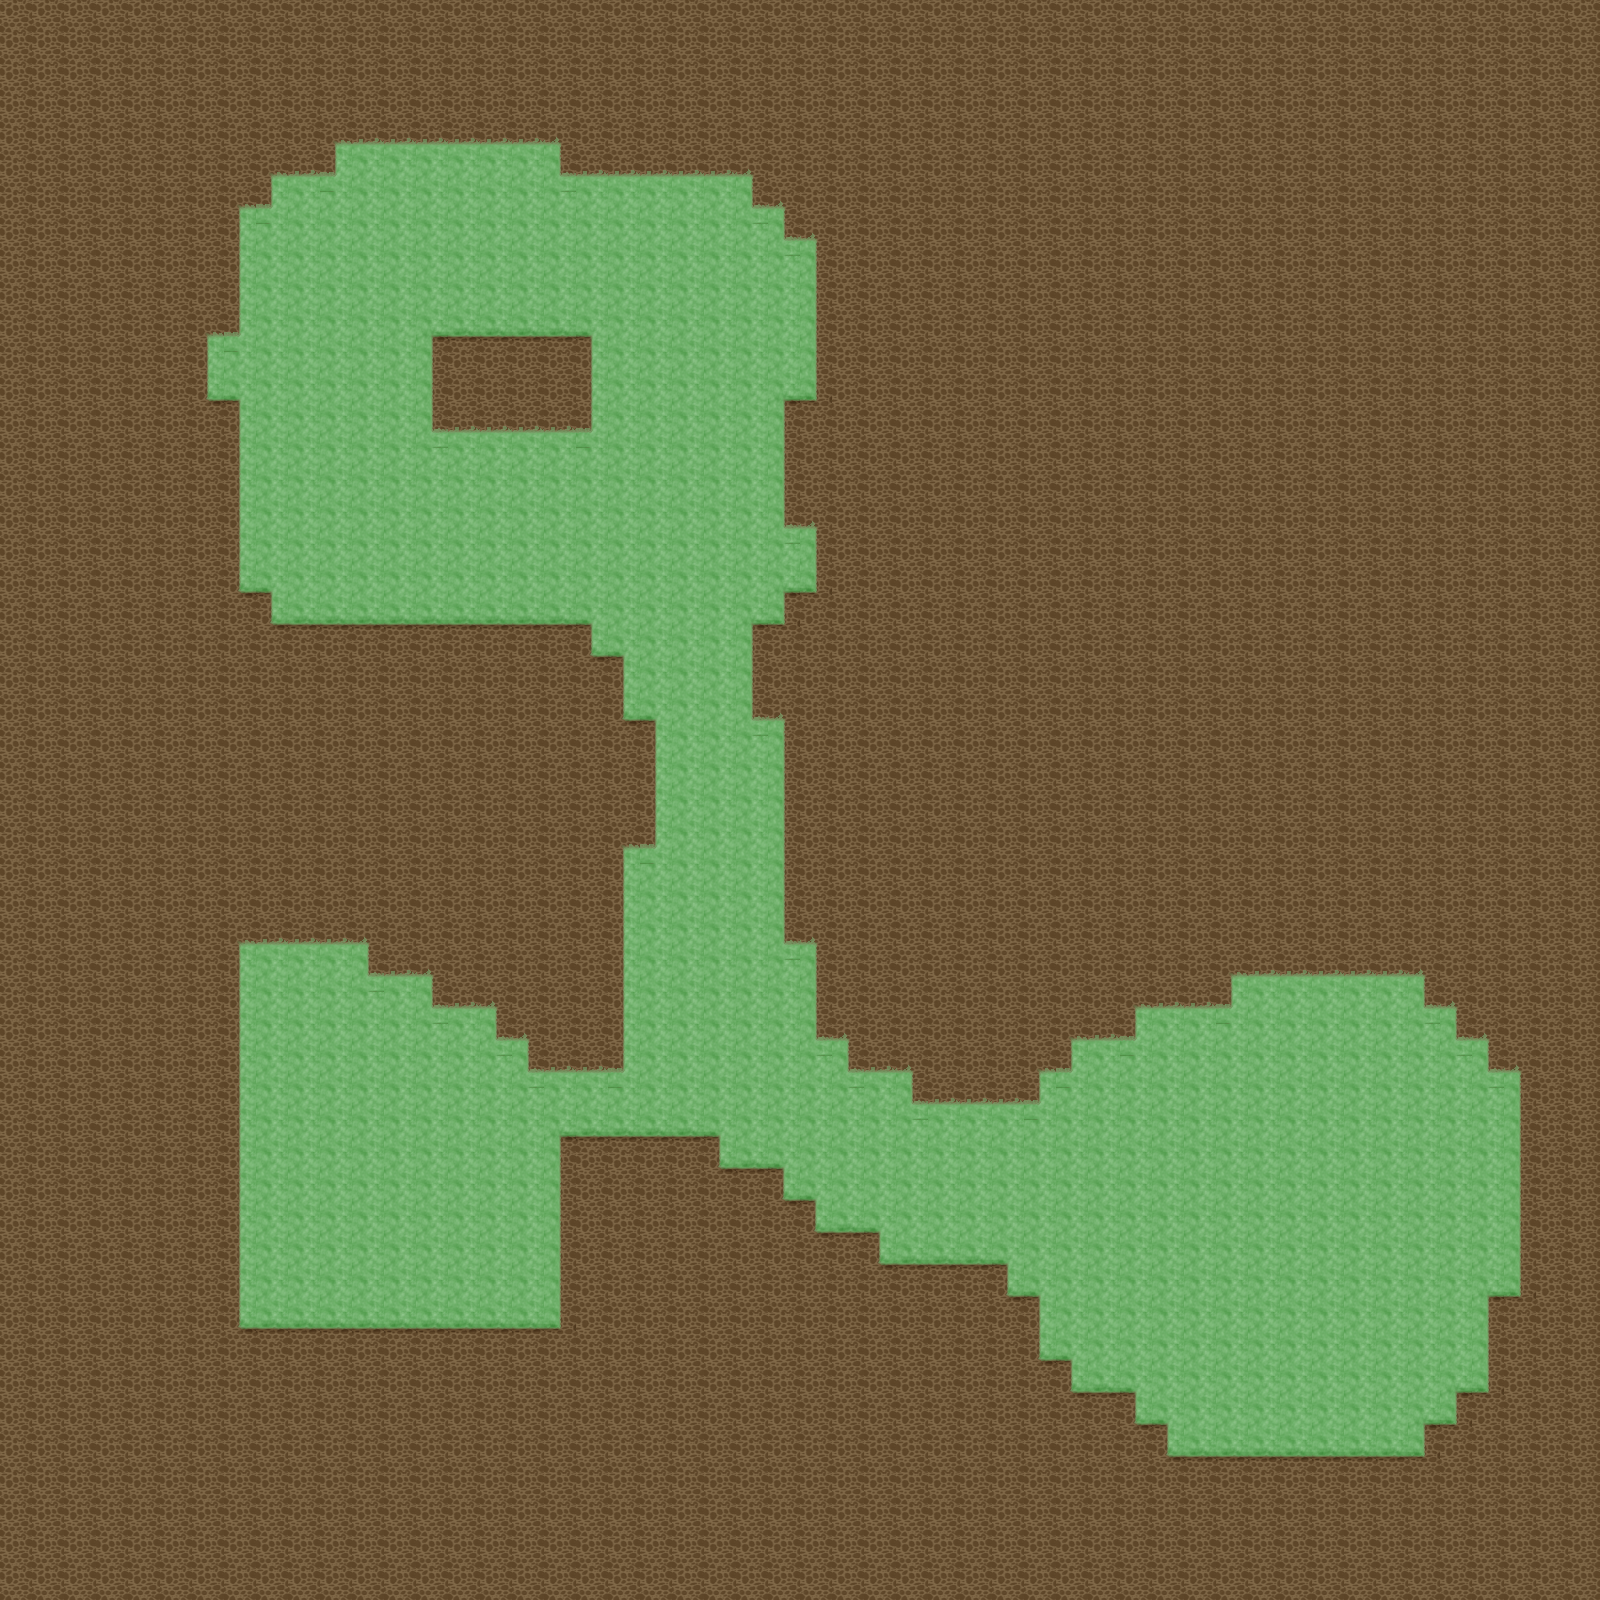

Tiled map render using the project's own tile images. Description and the whole map definition, tile-layer contents included, below:
An orthogonal 50x50 tile map with 32x32 px tiles, 1 tile layer (Terrain).

<map version="1.5" tiledversion="1.7.2" orientation="orthogonal" renderorder="right-down" width="50" height="50" tilewidth="32" tileheight="32" infinite="0" nextlayerid="4" nextobjectid="1">
 <tileset firstgid="1" source="../tilesets/grass_walls.tsx" />
 <layer id="1" name="Terrain" width="50" height="50">
  <data encoding="csv">
7,7,7,7,7,7,7,7,7,7,7,7,7,7,7,7,7,7,7,7,7,7,7,7,7,7,7,7,7,7,7,7,7,7,7,7,7,7,7,7,7,7,7,7,7,7,7,7,7,7,
7,7,7,7,7,7,7,7,7,7,7,7,7,7,7,7,7,7,7,7,7,7,7,7,7,7,7,7,7,7,7,7,7,7,7,7,7,7,7,7,7,7,7,7,7,7,7,7,7,7,
7,7,7,7,7,7,7,7,7,7,7,7,7,7,7,7,7,7,7,7,7,7,7,7,7,7,7,7,7,7,7,7,7,7,7,7,7,7,7,7,7,7,7,7,7,7,7,7,7,7,
7,7,7,7,7,7,7,7,7,7,7,7,7,7,7,7,7,7,7,7,7,7,7,7,7,7,7,7,7,7,7,7,7,7,7,7,7,7,7,7,7,7,7,7,7,7,7,7,7,7,
7,7,7,7,7,7,7,7,7,7,2,3,3,3,3,3,3,4,7,7,7,7,7,7,7,7,7,7,7,7,7,7,7,7,7,7,7,7,7,7,7,7,7,7,7,7,7,7,7,7,
7,7,7,7,7,7,7,7,2,3,12,9,9,9,9,9,9,11,3,3,3,3,3,4,7,7,7,7,7,7,7,7,7,7,7,7,7,7,7,7,7,7,7,7,7,7,7,7,7,7,
7,7,7,7,7,7,7,2,12,9,9,9,9,9,9,9,9,9,9,9,9,9,9,11,4,7,7,7,7,7,7,7,7,7,7,7,7,7,7,7,7,7,7,7,7,7,7,7,7,7,
7,7,7,7,7,7,7,8,9,9,9,9,9,9,9,9,9,9,9,9,9,9,9,9,11,4,7,7,7,7,7,7,7,7,7,7,7,7,7,7,7,7,7,7,7,7,7,7,7,7,
7,7,7,7,7,7,7,8,9,9,9,9,9,9,9,9,9,9,9,9,9,9,9,9,9,10,7,7,7,7,7,7,7,7,7,7,7,7,7,7,7,7,7,7,7,7,7,7,7,7,
7,7,7,7,7,7,7,8,9,9,9,9,9,9,9,9,9,9,9,9,9,9,9,9,9,10,7,7,7,7,7,7,7,7,7,7,7,7,7,7,7,7,7,7,7,7,7,7,7,7,
7,7,7,7,7,7,2,12,9,9,9,9,9,5,15,15,15,15,6,9,9,9,9,9,9,10,7,7,7,7,7,7,7,7,7,7,7,7,7,7,7,7,7,7,7,7,7,7,7,7,
7,7,7,7,7,7,8,9,9,9,9,9,9,10,7,7,7,7,8,9,9,9,9,9,9,10,7,7,7,7,7,7,7,7,7,7,7,7,7,7,7,7,7,7,7,7,7,7,7,7,
7,7,7,7,7,7,14,6,9,9,9,9,9,10,7,7,7,7,8,9,9,9,9,9,5,16,7,7,7,7,7,7,7,7,7,7,7,7,7,7,7,7,7,7,7,7,7,7,7,7,
7,7,7,7,7,7,7,8,9,9,9,9,9,11,3,3,3,3,12,9,9,9,9,9,10,7,7,7,7,7,7,7,7,7,7,7,7,7,7,7,7,7,7,7,7,7,7,7,7,7,
7,7,7,7,7,7,7,8,9,9,9,9,9,9,9,9,9,9,9,9,9,9,9,9,10,7,7,7,7,7,7,7,7,7,7,7,7,7,7,7,7,7,7,7,7,7,7,7,7,7,
7,7,7,7,7,7,7,8,9,9,9,9,9,9,9,9,9,9,9,9,9,9,9,9,10,7,7,7,7,7,7,7,7,7,7,7,7,7,7,7,7,7,7,7,7,7,7,7,7,7,
7,7,7,7,7,7,7,8,9,9,9,9,9,9,9,9,9,9,9,9,9,9,9,9,11,4,7,7,7,7,7,7,7,7,7,7,7,7,7,7,7,7,7,7,7,7,7,7,7,7,
7,7,7,7,7,7,7,8,9,9,9,9,9,9,9,9,9,9,9,9,9,9,9,9,9,10,7,7,7,7,7,7,7,7,7,7,7,7,7,7,7,7,7,7,7,7,7,7,7,7,
7,7,7,7,7,7,7,14,6,9,9,9,9,9,9,9,9,9,9,9,9,9,9,9,5,16,7,7,7,7,7,7,7,7,7,7,7,7,7,7,7,7,7,7,7,7,7,7,7,7,
7,7,7,7,7,7,7,7,14,15,15,15,15,15,15,15,15,15,6,9,9,9,9,5,16,7,7,7,7,7,7,7,7,7,7,7,7,7,7,7,7,7,7,7,7,7,7,7,7,7,
7,7,7,7,7,7,7,7,7,7,7,7,7,7,7,7,7,7,14,6,9,9,9,10,7,7,7,7,7,7,7,7,7,7,7,7,7,7,7,7,7,7,7,7,7,7,7,7,7,7,
7,7,7,7,7,7,7,7,7,7,7,7,7,7,7,7,7,7,7,8,9,9,9,10,7,7,7,7,7,7,7,7,7,7,7,7,7,7,7,7,7,7,7,7,7,7,7,7,7,7,
7,7,7,7,7,7,7,7,7,7,7,7,7,7,7,7,7,7,7,14,6,9,9,11,4,7,7,7,7,7,7,7,7,7,7,7,7,7,7,7,7,7,7,7,7,7,7,7,7,7,
7,7,7,7,7,7,7,7,7,7,7,7,7,7,7,7,7,7,7,7,8,9,9,9,10,7,7,7,7,7,7,7,7,7,7,7,7,7,7,7,7,7,7,7,7,7,7,7,7,7,
7,7,7,7,7,7,7,7,7,7,7,7,7,7,7,7,7,7,7,7,8,9,9,9,10,7,7,7,7,7,7,7,7,7,7,7,7,7,7,7,7,7,7,7,7,7,7,7,7,7,
7,7,7,7,7,7,7,7,7,7,7,7,7,7,7,7,7,7,7,7,8,9,9,9,10,7,7,7,7,7,7,7,7,7,7,7,7,7,7,7,7,7,7,7,7,7,7,7,7,7,
7,7,7,7,7,7,7,7,7,7,7,7,7,7,7,7,7,7,7,2,12,9,9,9,10,7,7,7,7,7,7,7,7,7,7,7,7,7,7,7,7,7,7,7,7,7,7,7,7,7,
7,7,7,7,7,7,7,7,7,7,7,7,7,7,7,7,7,7,7,8,9,9,9,9,10,7,7,7,7,7,7,7,7,7,7,7,7,7,7,7,7,7,7,7,7,7,7,7,7,7,
7,7,7,7,7,7,7,7,7,7,7,7,7,7,7,7,7,7,7,8,9,9,9,9,10,7,7,7,7,7,7,7,7,7,7,7,7,7,7,7,7,7,7,7,7,7,7,7,7,7,
7,7,7,7,7,7,7,2,3,3,3,4,7,7,7,7,7,7,7,8,9,9,9,9,11,4,7,7,7,7,7,7,7,7,7,7,7,7,7,7,7,7,7,7,7,7,7,7,7,7,
7,7,7,7,7,7,7,8,9,9,9,11,3,4,7,7,7,7,7,8,9,9,9,9,9,10,7,7,7,7,7,7,7,7,7,7,7,7,2,3,3,3,3,3,4,7,7,7,7,7,
7,7,7,7,7,7,7,8,9,9,9,9,9,11,3,4,7,7,7,8,9,9,9,9,9,10,7,7,7,7,7,7,7,7,7,2,3,3,12,9,9,9,9,9,11,4,7,7,7,7,
7,7,7,7,7,7,7,8,9,9,9,9,9,9,9,11,4,7,7,8,9,9,9,9,9,11,4,7,7,7,7,7,7,2,3,12,9,9,9,9,9,9,9,9,9,11,4,7,7,7,
7,7,7,7,7,7,7,8,9,9,9,9,9,9,9,9,11,3,3,12,9,9,9,9,9,9,11,3,4,7,7,7,2,12,9,9,9,9,9,9,9,9,9,9,9,9,11,4,7,7,
7,7,7,7,7,7,7,8,9,9,9,9,9,9,9,9,9,9,9,9,9,9,9,9,9,9,9,9,11,3,3,3,12,9,9,9,9,9,9,9,9,9,9,9,9,9,9,10,7,7,
7,7,7,7,7,7,7,8,9,9,9,9,9,9,9,9,9,5,15,15,15,15,6,9,9,9,9,9,9,9,9,9,9,9,9,9,9,9,9,9,9,9,9,9,9,9,9,10,7,7,
7,7,7,7,7,7,7,8,9,9,9,9,9,9,9,9,9,10,7,7,7,7,14,15,6,9,9,9,9,9,9,9,9,9,9,9,9,9,9,9,9,9,9,9,9,9,9,10,7,7,
7,7,7,7,7,7,7,8,9,9,9,9,9,9,9,9,9,10,7,7,7,7,7,7,14,6,9,9,9,9,9,9,9,9,9,9,9,9,9,9,9,9,9,9,9,9,9,10,7,7,
7,7,7,7,7,7,7,8,9,9,9,9,9,9,9,9,9,10,7,7,7,7,7,7,7,14,15,6,9,9,9,9,9,9,9,9,9,9,9,9,9,9,9,9,9,9,9,10,7,7,
7,7,7,7,7,7,7,8,9,9,9,9,9,9,9,9,9,10,7,7,7,7,7,7,7,7,7,14,15,15,15,6,9,9,9,9,9,9,9,9,9,9,9,9,9,9,9,10,7,7,
7,7,7,7,7,7,7,8,9,9,9,9,9,9,9,9,9,10,7,7,7,7,7,7,7,7,7,7,7,7,7,14,6,9,9,9,9,9,9,9,9,9,9,9,9,9,5,16,7,7,
7,7,7,7,7,7,7,14,15,15,15,15,15,15,15,15,15,16,7,7,7,7,7,7,7,7,7,7,7,7,7,7,8,9,9,9,9,9,9,9,9,9,9,9,9,9,10,7,7,7,
7,7,7,7,7,7,7,7,7,7,7,7,7,7,7,7,7,7,7,7,7,7,7,7,7,7,7,7,7,7,7,7,14,6,9,9,9,9,9,9,9,9,9,9,9,9,10,7,7,7,
7,7,7,7,7,7,7,7,7,7,7,7,7,7,7,7,7,7,7,7,7,7,7,7,7,7,7,7,7,7,7,7,7,14,15,6,9,9,9,9,9,9,9,9,9,5,16,7,7,7,
7,7,7,7,7,7,7,7,7,7,7,7,7,7,7,7,7,7,7,7,7,7,7,7,7,7,7,7,7,7,7,7,7,7,7,14,6,9,9,9,9,9,9,9,5,16,7,7,7,7,
7,7,7,7,7,7,7,7,7,7,7,7,7,7,7,7,7,7,7,7,7,7,7,7,7,7,7,7,7,7,7,7,7,7,7,7,14,15,15,15,15,15,15,15,16,7,7,7,7,7,
7,7,7,7,7,7,7,7,7,7,7,7,7,7,7,7,7,7,7,7,7,7,7,7,7,7,7,7,7,7,7,7,7,7,7,7,7,7,7,7,7,7,7,7,7,7,7,7,7,7,
7,7,7,7,7,7,7,7,7,7,7,7,7,7,7,7,7,7,7,7,7,7,7,7,7,7,7,7,7,7,7,7,7,7,7,7,7,7,7,7,7,7,7,7,7,7,7,7,7,7,
7,7,7,7,7,7,7,7,7,7,7,7,7,7,7,7,7,7,7,7,7,7,7,7,7,7,7,7,7,7,7,7,7,7,7,7,7,7,7,7,7,7,7,7,7,7,7,7,7,7,
7,7,7,7,7,7,7,7,7,7,7,7,7,7,7,7,7,7,7,7,7,7,7,7,7,7,7,7,7,7,7,7,7,7,7,7,7,7,7,7,7,7,7,7,7,7,7,7,7,7
</data>
 </layer>
 <objectgroup id="3" name="Entities" />
</map>